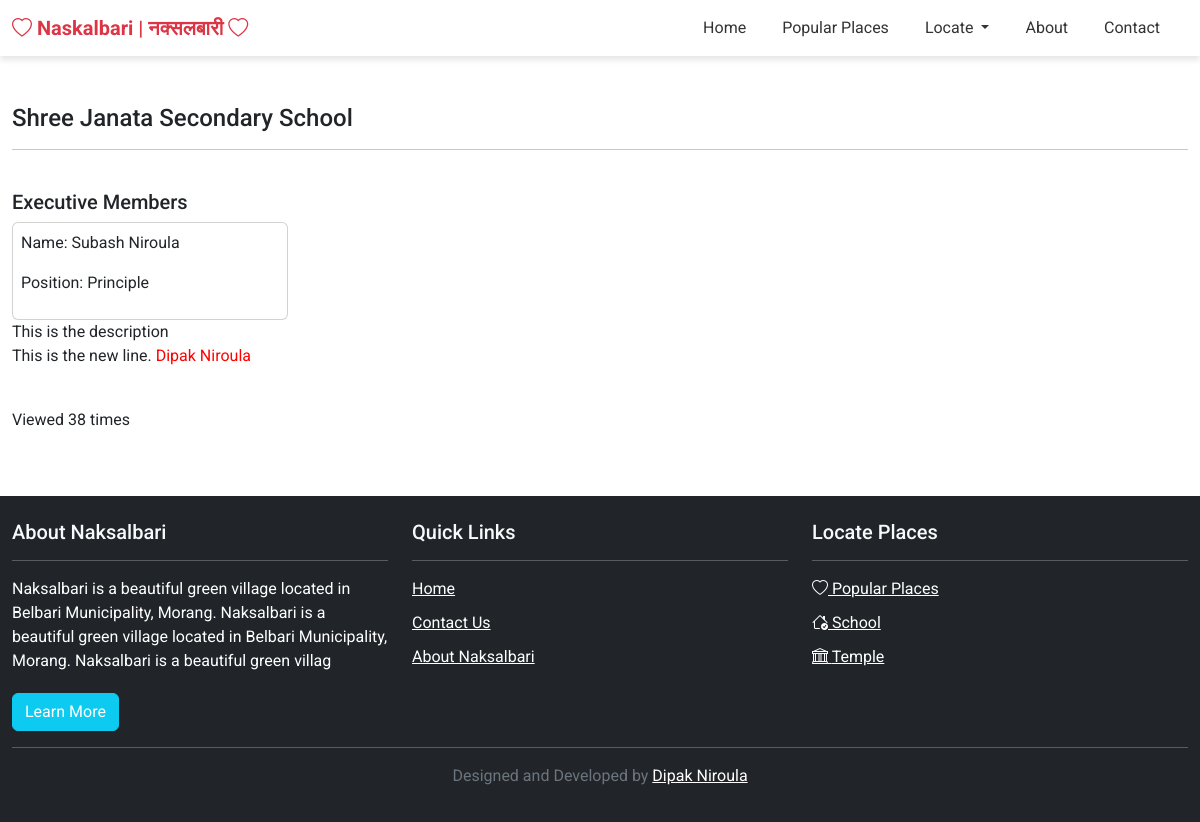
The page /places/shree-janata-secondary-school on the database its author committed.
### website/models.py (models this page shows, shortened)
class AbstractModel(models.Model):
    created_at = models.DateTimeField(auto_now_add=True)
    updated_at = models.DateTimeField(auto_now=True)
    is_active = models.BooleanField(default=True)
    class Meta:
        abstract = True

class Place(AbstractModel):
    name = models.CharField(max_length=64)
    slug = models.CharField(max_length=128)
    category = models.ForeignKey(PlaceCategory, on_delete=models.CASCADE)
    logo = models.ImageField(upload_to="places/logo/", null=True, blank=True)
    image = models.ImageField(upload_to="places/")
    estb_date = models.PositiveIntegerField()
    service = models.TextField(blank=True)
    description = models.TextField(blank=True)
    office_location = models.CharField(max_length=128, blank=True)
    contact_person = models.CharField(max_length=64, blank=True)
    mobile = models.CharField(max_length=16, blank=True)
    phone = models.CharField(max_length=16, blank=True)
    email = models.EmailField(null=True, blank=True)
    website = models.URLField(null=True, blank=True)
    map_latitude_longitude = models.CharField(max_length=64, blank=True)
    view_count = models.PositiveBigIntegerField(default=0)

class ExecutiveMembers(AbstractModel):
    place = models.ForeignKey(Place, on_delete=models.CASCADE)
    level = models.CharField(max_length=16, choices=POST_LEVEL)
    post = models.CharField(max_length=64)
    full_name = models.CharField(max_length=64)
    image = models.ImageField(upload_to="members/", null=True, blank=True)

class SiteInfo(AbstractModel):  # only one can be active, if multiple, the latest will be taken
    version = models.PositiveIntegerField(default=0, unique=True)
    name = models.CharField(max_length=64)
    municipality = models.CharField(max_length=64)
    ward_no = models.CharField(max_length=3)
    district = models.CharField(max_length=64)
    province = models.CharField(max_length=64)
    image = models.ImageField(upload_to="site_info/")
    short_description = models.CharField(max_length=200)
    description = models.TextField()

class PlaceCategory(AbstractModel):
    name = models.CharField(max_length=64)
    slug = models.SlugField(max_length=128)
    icon = models.CharField(max_length=64)
    image = models.ImageField(upload_to="category/", null=True, blank=True)
    description = models.TextField(blank=True)

### website/views/client_views.py (the view)
# urls.py: path("places/<slug>", client_views.PlaceDetailView.as_view(), name="placedetail"),
class PlaceDetailView(ClientMixin, generic.DetailView):
    template_name = "clienttemplates/placedetail.html"
    model = Place
    context_object_name = "place"
    def get_context_data(self, **kwargs):
        context = super().get_context_data(**kwargs)
        context["executive_members"] = ExecutiveMembers.objects.filter(place_id=self.object).order_by("level")
        return context
    def get_object(self, queryset=None):
        place = super().get_object()
        place.view_count += 1
        place.save()
        return place

### website/views/client_views.py (called while the page is built)
    def get_context_data(self, **kwargs):
        context = super().get_context_data(**kwargs)
        context["site_info"] = SiteInfo.objects.filter(is_active=True).order_by("version").last()
        context["place_categories"] = PlaceCategory.objects.filter(is_active=True)
        return context

### templates/clienttemplates/placedetail.html (shortened to what this page needs)
{% extends "clienttemplates/base.html" %}
{% block content %}
    <div class="row">
        <div class="col-md-12">
            <h4>{{ place.name }}</h4>
            <hr>
            <h5>Executive Members</h5>
            <div class="row">
                {% for member in executive_members %}
                    <div class="col-md-3">
                        <div class="card p-2">
                            <p>Name: {{ member.full_name }}</p>
                            <p>Position: {{ member.post }}</p>
                        </div>
                    </div>
                {% endfor %}
            </div>
            <p>{{ place.description|safe }}</p>
            <br>
            <p>Viewed {{ place.view_count }} times</p>
        </div>
    </div>
{% endblock %}

### templates/clienttemplates/base.html (shortened to what this page needs)
{% load static %}
<!DOCTYPE html>
<html lang="en">
<head>
    <link href="https://cdn.jsdelivr.net/npm/bootstrap@5.3.3/dist/css/bootstrap.min.css" rel="stylesheet">
    <link rel="stylesheet" href="https://cdn.jsdelivr.net/npm/bootstrap-icons@1.11.3/font/bootstrap-icons.css">
    <link rel="stylesheet" href="{% static 'clientstatic/style.css' %}">
</head>
<body>
    <nav class="navbar navbar-expand-lg navbar-light">
        <div class="container-fluid">
            <a class="navbar-brand" href="{% url 'website:home' %}"><i class="bi bi-heart text-danger"></i> <span class="text-danger">Naskalbari | नक्सलबारी </span> <i class="bi bi-heart text-danger"></i></a>
            <div class="collapse navbar-collapse" id="navbarNav">
                <ul class="navbar-nav ms-auto">
                    <li class="nav-item">
                        <a class="nav-link {% block home %}{% endblock %}" aria-current="page" href="{% url 'website:home' %}">Home</a>
                    </li>
                    <li class="nav-item">
                        <a class="nav-link {% block popular_places %}{% endblock %}" aria-current="page" href="{% url 'website:placelist' %}">Popular Places</a>
                    </li>
                    <li class="nav-item dropdown">
                        <a class="nav-link dropdown-toggle {% block placelist %}{% endblock %}" href="#" id="navbarDropdown" role="button" data-bs-toggle="dropdown" aria-expanded="false">
                            Locate
                        </a>
                    </li>
                    <li class="nav-item">
                        <a href="{% url 'website:about' %}" class="nav-link {% block about %}{% endblock %}">About</a>
                    </li>
                    <li class="nav-item">
                        <a href="{% url 'website:contact' %}" class="nav-link {% block contact %}{% endblock %}">Contact</a>
                    </li>
                </ul>
            </div>
        </div>
    </nav>
    <div class="container-fluid my-5">
        {% block content %}
        {% endblock %}
    </div>
    <footer class="bg-dark text-white py-4 mt-auto">
        <div class="container">
            <div class="row">
                <div class="col-md-4">
                    <h5>About Naksalbari</h5>
                    <hr>
                    <p>{{ site_info.short_description }}</p>
                    <a href="{% url 'website:about' %}" class="btn btn-info text-white">Learn More</a>
                </div>
                <div class="col-md-4">
                    <h5>Quick Links</h5>
                    <hr>
                    <ul class="list-unstyled">
                        <li><a href="{% url 'website:home' %}" class="text-white">Home</a></li>
                        <li><a href="{% url 'website:contact' %}" class="text-white">Contact Us</a></li>
                        <li><a href="{% url 'website:about' %}" class="text-white">About Naksalbari</a></li>
                    </ul>
                </div>
                <div class="col-md-4">
                    <h5>Locate Places</h5>
                    <hr>
                    <ul class="list-unstyled">
                        <li>
                            <a class="text-white" href="{% url 'website:placelist' %}"><i class="bi bi-heart"></i> Popular Places</a>
                        </li>
                        {% for category in place_categories %}
                            <li>
                                <a class="text-white" href="{% url 'website:categorizedplacelist' category.slug %}">
                                    <i class="{{category.icon}}"></i>
                                    {{category.name}}
                                </a>
                            </li>
                        {% endfor %}
                    </ul>
                </div>
            </div>
            <hr>
            <div class="row">
                <div class="col-md-12">
                    <p class="text-center text-secondary">Designed and Developed by <a class="text-white" href="https://dipakniroula.com.np">Dipak Niroula</a></p>
                </div>
            </div>
        </div>
    </footer>
</body>
</html>

### static/clientstatic/style.css (style rules this page uses)
body { font-family: 'Roboto', sans-serif; }
.navbar { box-shadow: 0 4px 6px rgba(0, 0, 0, 0.1); }
.nav-link { color: #333 !important; margin-right: 20px; transition: color 0.3s ease; }
.navbar-brand { font-weight: bold; }
.container { max-width: 1200px; }
.btn { margin-top: 10px; }
footer { background-color: #343a40; color: #f8f9fa; }
footer h5 { color: #f8f9fa; }
footer p, footer ul li { margin-bottom: 10px; }
.mt-auto { margin-top: auto; }

### rows shown on the page
Place: name "Shree Janata Secondary School", description "This is the description This is the new line. Dipak Niroula", view_count "38"
ExecutiveMembers: full_name "Subash Niroula", post "Principle"
SiteInfo: short_description "Naksalbari is a beautiful green village located in Belbari Municipality, Morang. Naksalbari is a beautiful green village located in Belbari Municipality, Morang. Naksalbari is a beautiful green villag"
PlaceCategory: name "School"
PlaceCategory: name "Temple"
